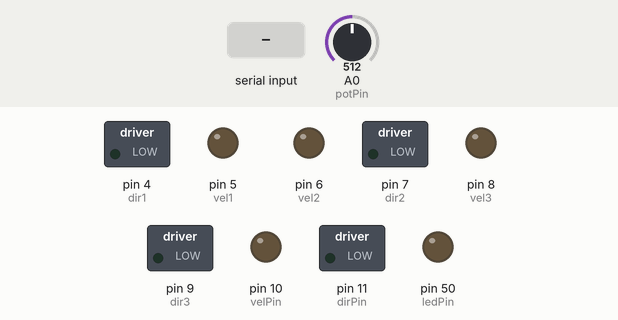
A sketch run on a simulated Arduino Mega 2560, built with avr-gcc and run on an emulated ATmega2560. On the bench: switched loads named in the sketch (green lamp = pin HIGH), output pins drawn as LEDs (lit = HIGH). Inputs (shaded band) come from the test bench; at power-on: A0 (potPin) = 512. What the sketch prints to the serial monitor is not drawn.

Above: at 1.2 s.
1.3 s: "F" received over Serial
At 2.2 s:
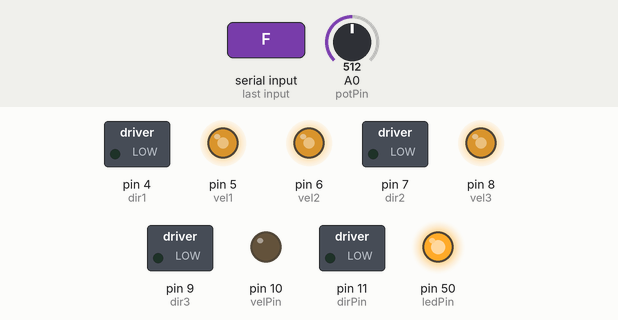
At 5.7 s:
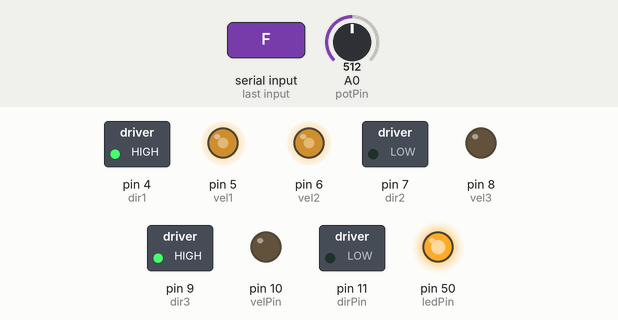
Timing chart, 0 to 27.8 s (numbered marks = the images above; inputs shaded):
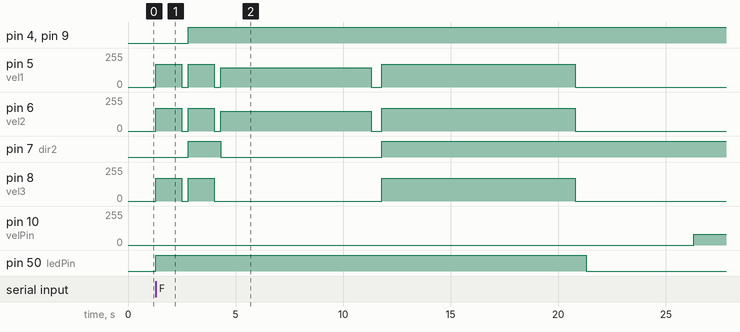

The sketch:

SAD_Final.ino
```cpp
#include <Wire.h>
#include <Arduino.h>

// Pines para el primer programa (potenciómetro)
const int potPin = A0;
const int dirPin = 11;
const int velPin = 10;
const int LIMITE_ATRAS = 380;
const int LIMITE_ADELANTE = 770;

// Pines para el segundo programa (motores)
int dir1 = 4, vel1 = 5;
int dir2 = 7, vel2 = 6;
int dir3 = 9, vel3 = 8;
int ledPin = 50;

// Variables de control
char mensaje;
bool esperandoComando = true; // Comienza esperando 'E' o 'F'
unsigned long tiempoEspera;

void setup() {
  Serial.begin(9600);

  // Configurar pines
  pinMode(dirPin, OUTPUT);
  pinMode(velPin, OUTPUT);
  pinMode(dir1, OUTPUT); pinMode(vel1, OUTPUT);
  pinMode(dir2, OUTPUT); pinMode(vel2, OUTPUT);
  pinMode(dir3, OUTPUT); pinMode(vel3, OUTPUT);
  pinMode(ledPin, OUTPUT);


}

void loop() {
  // --- Fase 1: Esperar comando serial ('E' o 'F') ---
  if (esperandoComando && Serial.available() > 0) {
    mensaje = Serial.read();

    if (mensaje == 'E' || mensaje == 'F') {
      esperandoComando = false; // Salir del modo espera

      // Ejecutar segundo programa (E/F)
      if (mensaje == 'E') {
        ejecutarSecuenciaE();
      } else {
        ejecutarSecuenciaF();
      }

      // --- Fase 2: Ejecutar primer programa automáticamente ---
      delay(5000); // Espera antes de comenzar
      ejecutarPrimerPrograma();

      // --- Volver a esperar comandos (ciclo infinito) ---

      esperandoComando = true; // Reiniciar el ciclo
    }
  }
}

// ===== Primer Programa (Potenciómetro - Automático) =====
void ejecutarPrimerPrograma() {
  Serial.println("INICIANDO PRIMER PROGRAMA (AUTOMÁTICO)");
  moverAtras();

  enum Estado { MOVIENDO_ATRAS, ESPERANDO, MOVIENDO_ADELANTE };
  Estado estado = MOVIENDO_ATRAS;

  while (true) {
    int valorPot = analogRead(potPin);


    switch (estado) {
      case MOVIENDO_ATRAS:
        if (valorPot <= LIMITE_ATRAS) {
          detenerMotor();
          tiempoEspera = millis();
          estado = ESPERANDO;

        }
        break;

      case ESPERANDO:
        if (millis() - tiempoEspera >= 5000) {
          moverAdelante();
          estado = MOVIENDO_ADELANTE;
        }
        break;

      case MOVIENDO_ADELANTE:
        if (valorPot >= LIMITE_ADELANTE) {
          detenerMotor();

          return; // Salir y volver al loop()
        }
        break;
    }
    delay(50);
  }
}

// ===== Funciones del Segundo Programa (Serial) =====
void ejecutarSecuenciaE() {
  digitalWrite(ledPin, HIGH);
  adelante(); delay(10000); stop(); delay(300);
  derecha(); delay(5000); stop(); delay(1000);
  izquierda(); delay(5000); stop(); delay(300);
  atras(); delay(4000); stop(); delay(300);
  giro(); delay(9000); stop();
  atras(); delay(9000); stop(); delay(500);
  digitalWrite(ledPin, LOW);
}

void ejecutarSecuenciaF() {
  digitalWrite(ledPin, HIGH);
  giroizquierda(); delay(1200); stop(); delay(300);
  giro(); delay(1200); stop(); delay(300);
  adelante(); delay(7000); stop(); delay(500);
  giro(); delay(9000); stop(); delay(500);
  digitalWrite(ledPin, LOW);
}

void adelante ()
{

digitalWrite(dir1, 1);
  digitalWrite(dir2, 0);
  digitalWrite(dir3, 1);
  analogWrite(vel1, 145);
  analogWrite(vel2, 148);
  analogWrite(vel3, 0);

}


void atras ()
{
digitalWrite(dir1, 0);
     digitalWrite(dir2, 1);
     digitalWrite(dir3, 1);
     analogWrite(vel1, 145);
     analogWrite(vel2, 148);
     analogWrite(vel3, 0);

}


void derecha ()

{
digitalWrite(dir1, 1);
 digitalWrite(dir2, 1);
 digitalWrite(dir3, 0);
 analogWrite(vel1, 85);
 analogWrite(vel2, 85);
 analogWrite(vel3, 171);

}

void izquierda ()

{

   digitalWrite(dir1, 0);
     digitalWrite(dir2, 0);
     digitalWrite(dir3, 1);
     analogWrite(vel1, 85);
     analogWrite(vel2, 85);
     analogWrite(vel3, 171);
}

void stop ()

{

  analogWrite(vel1, 0);
  analogWrite(vel2, 0);
  analogWrite(vel3, 0);
}

void giro ()


{
digitalWrite(dir1, 1);
     digitalWrite(dir2, 1);
     digitalWrite(dir3, 1);
     analogWrite(vel1, 170);
     analogWrite(vel2, 170);
     analogWrite(vel3, 170);

}

void giroizquierda()

{
digitalWrite(dir2, 0);
     digitalWrite(dir3, 0);
     analogWrite(vel1, 170);
     analogWrite(vel2, 170);
     analogWrite(vel3, 170);
}

void moverAtras() {
  digitalWrite(dirPin, LOW);
  analogWrite(velPin, 80);
}

void moverAdelante() {
  digitalWrite(dirPin, HIGH);
  analogWrite(velPin, 235);
}

void detenerMotor() {
  analogWrite(velPin, 0);
}
```

Measured:
- after the input at 1.3 s, pin 4 (dir1): LOW → HIGH after 1.5 s; pin 5 (vel1): 0/255 → 170/255 at once, → 0/255 1.2 s later, → 170/255 0.30 s later, → 0/255 1.2 s later, … (8 changes in this stretch)
